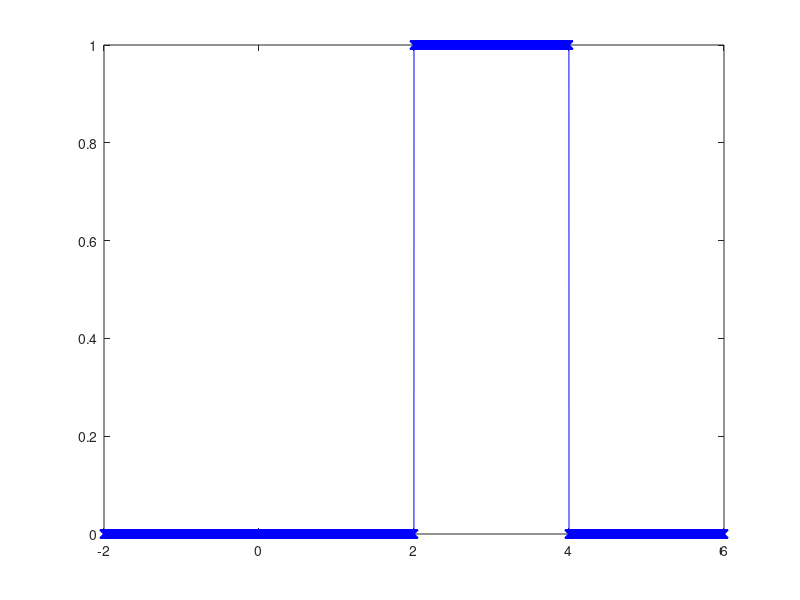

Here is the MATLAB script that generated this plot:
% Practice to use indicator functions
clc; clear all; close all;

% Method 1
% x_vec = -2:0.001:2;
% unit_step_vec = []
% for ind = 1:length(x_vec)
%     x = x_vec(ind);
%     if x >= 0 
%         unit_step = 1;
%     else
%         unit_step = 0;
%     end
%     unit_step_vec = [unit_step_vec unit_step] ;
% end
% figure
% plot(x_vec, unit_step_vec,'x-b')

% Method 2
% x_vec = -2:0.001:2;
% unit_step_vec = (x_vec >= 0);
% figure
% plot(x_vec, unit_step_vec,'x-b')

% Method 3
% unit_step = @(x) (x >=0 );
% fplot(unit_step)

% For indicator functions
x_vec = -2:0.001:6;
a = 2; b =4;
indicator_vec = (x_vec >= a)&(x_vec < b);
figure
plot(x_vec, indicator_vec,'x-b')
